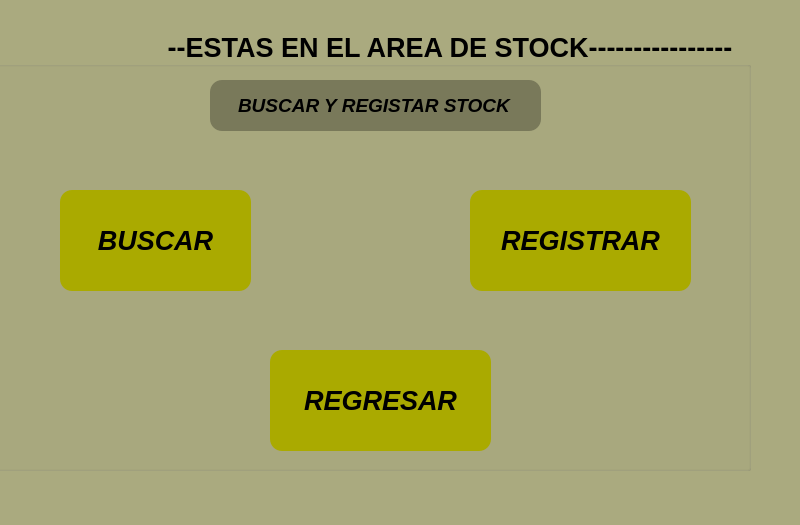
<?xml version="1.0" encoding="UTF-8"?>
<ui version="4.0">
 <class>MainWindow</class>
 <widget class="QMainWindow" name="MainWindow">
  <property name="geometry">
   <rect>
    <x>0</x>
    <y>0</y>
    <width>800</width>
    <height>525</height>
   </rect>
  </property>
  <property name="font">
   <font>
    <pointsize>14</pointsize>
    <weight>75</weight>
    <bold>true</bold>
   </font>
  </property>
  <property name="windowTitle">
   <string>MainWindow</string>
  </property>
  <property name="styleSheet">
   <string notr="true">background-color: rgb(170, 170, 127);</string>
  </property>
  <widget class="QWidget" name="centralwidget">
   <widget class="QGroupBox" name="groupBox">
    <property name="geometry">
     <rect>
      <x>-10</x>
      <y>30</y>
      <width>761</width>
      <height>441</height>
     </rect>
    </property>
    <property name="font">
     <font>
      <pointsize>20</pointsize>
      <weight>75</weight>
      <bold>true</bold>
     </font>
    </property>
    <property name="styleSheet">
     <string notr="true">background-color: rgb(170, 170, 127);</string>
    </property>
    <property name="title">
     <string>                      --ESTAS EN EL AREA DE STOCK----------------</string>
    </property>
    <widget class="QLineEdit" name="lineEdit_2">
     <property name="geometry">
      <rect>
       <x>220</x>
       <y>50</y>
       <width>331</width>
       <height>51</height>
      </rect>
     </property>
     <property name="font">
      <font>
       <pointsize>14</pointsize>
       <weight>75</weight>
       <italic>true</italic>
       <bold>true</bold>
       <underline>false</underline>
      </font>
     </property>
     <property name="styleSheet">
      <string notr="true"> border-radius: 12px;
background-color: rgb(121, 121, 90);</string>
     </property>
     <property name="text">
      <string>BUSCAR Y REGISTAR STOCK</string>
     </property>
     <property name="alignment">
      <set>Qt::AlignCenter</set>
     </property>
    </widget>
    <widget class="QPushButton" name="pushButton">
     <property name="geometry">
      <rect>
       <x>480</x>
       <y>160</y>
       <width>221</width>
       <height>101</height>
      </rect>
     </property>
     <property name="font">
      <font>
       <pointsize>20</pointsize>
       <weight>75</weight>
       <italic>true</italic>
       <bold>true</bold>
      </font>
     </property>
     <property name="styleSheet">
      <string notr="true">background-color: rgb(170, 170, 0);
 border-radius: 12px;</string>
     </property>
     <property name="text">
      <string>REGISTRAR</string>
     </property>
    </widget>
    <widget class="QPushButton" name="pushButton_2">
     <property name="geometry">
      <rect>
       <x>70</x>
       <y>160</y>
       <width>191</width>
       <height>101</height>
      </rect>
     </property>
     <property name="font">
      <font>
       <pointsize>20</pointsize>
       <weight>75</weight>
       <italic>true</italic>
       <bold>true</bold>
      </font>
     </property>
     <property name="styleSheet">
      <string notr="true">background-color: rgb(170, 170, 0);
 border-radius: 12px;</string>
     </property>
     <property name="text">
      <string>BUSCAR</string>
     </property>
    </widget>
    <widget class="QPushButton" name="pushButton_3">
     <property name="geometry">
      <rect>
       <x>280</x>
       <y>320</y>
       <width>221</width>
       <height>101</height>
      </rect>
     </property>
     <property name="font">
      <font>
       <pointsize>20</pointsize>
       <weight>75</weight>
       <italic>true</italic>
       <bold>true</bold>
      </font>
     </property>
     <property name="styleSheet">
      <string notr="true">background-color: rgb(170, 170, 0);
 border-radius: 12px;</string>
     </property>
     <property name="text">
      <string>REGRESAR</string>
     </property>
    </widget>
   </widget>
  </widget>
 </widget>
 <resources/>
 <connections/>
</ui>
